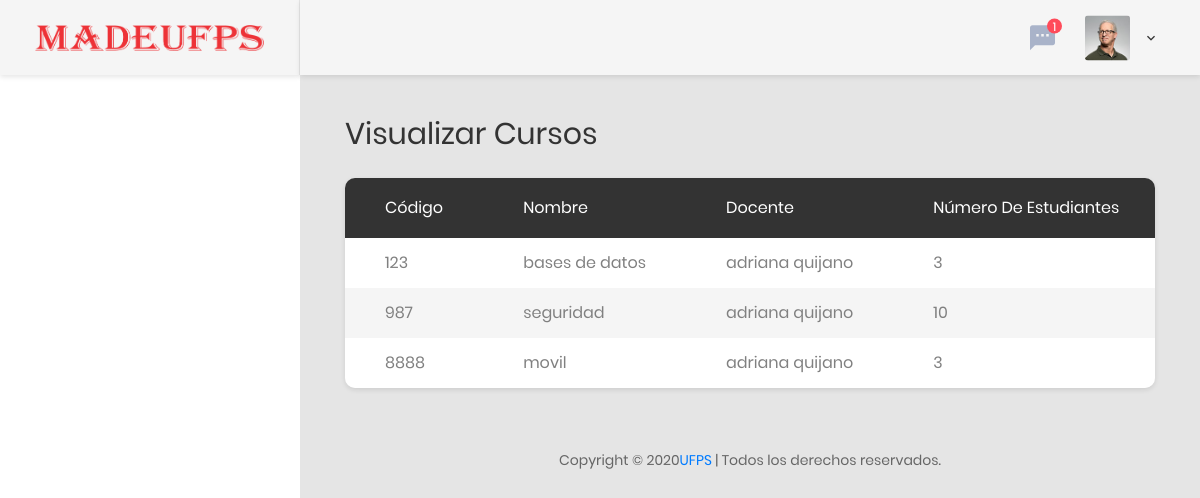
/view/Visualizar-curso.php, run on an earlier commit of the app's database.
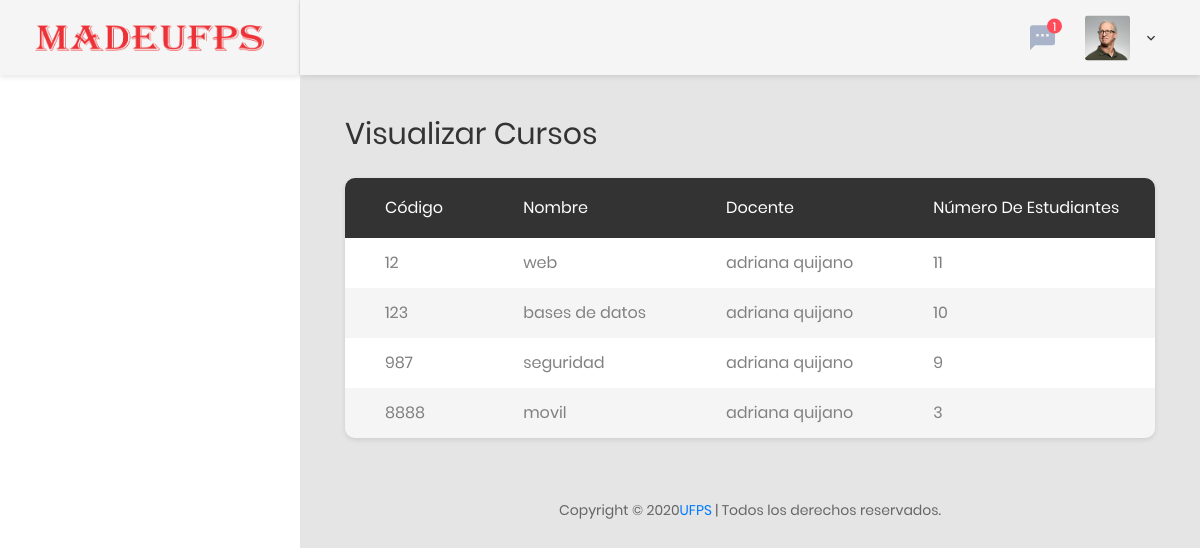
And on a later commit of the database.
### tables this page shows
CREATE TABLE `curso` (
  `id_curso` int(11) NOT NULL,
  `nombre` varchar(50) NOT NULL,
  `docente` int(11) NOT NULL,
  `num_estudiantes` int(11) NOT NULL
);

CREATE TABLE `persona` (
  `documento` int(11) NOT NULL,
  `nombre` varchar(50) NOT NULL,
  `codigo` int(11) NOT NULL,
  `direccion` varchar(50) NOT NULL,
  `telefono` varchar(20) NOT NULL,
  `correo` varchar(50) NOT NULL,
  `rol` int(11) NOT NULL
);

### view/Visualizar-curso.php (the view, shortened to what this page needs)
<!DOCTYPE html>
<html lang="es">
<head>
    <?php require_once 'header.php'; ?>
</head>
<body class="animsition">
    <div class="page-wrapper">
        <?php require_once 'menu.php'; ?>
        <div class="page-container">
            <header class="header-desktop">
                <?php require_once 'nav.php'; ?>
            </header>
            <div class="main-content">
                <div class="section__content section__content--p30">
                    <div class="container-fluid">
                        <div class="row">
                            <div class="col-md-12">
                                <div class="overview-wrap">
                                    <h2 class="title-1">Visualizar cursos</h2>
                                </div>
                            </div>
                        </div>
                        <br>
                        <div class="row">
                            <div class="col-lg-12">
                                <div class="table-responsive table--no-card m-b-40">
                                    <table class="table table-borderless table-striped table-earning">
                                        <thead>
                                            <tr>
                                                <th>C&oacute;digo</th>
                                                <th>Nombre</th>
                                                <th>Docente</th>
                                                <th>N&uacute;mero de estudiantes</th>
                                            </tr>
                                        </thead>
                                        <tbody>
                                            <?php
                                            try {
                                                require_once '../controller/conexion.php';
                                                $sql = "SELECT curso.id_curso, curso.nombre, persona.nombre AS docente, curso.num_estudiantes FROM curso INNER JOIN persona
                                                ON persona.codigo = curso.docente ORDER BY curso.id_curso ASC";
                                                $resultado = $conexion->query($sql);
                                                while ($estudiante = $resultado->fetch_assoc()) { ?>
                                                    <tr>
                                                        <td><?php echo $estudiante['id_curso'] ?></td>
                                                        <td><?php echo $estudiante['nombre'] ?></td>
                                                        <td><?php echo $estudiante['docente'] ?></td>
                                                        <td><?php echo $estudiante['num_estudiantes'] ?></td>
                                                    </tr>
                                            <?php }
                                            } catch (Exception $e) {
                                                $error = $e->getMessage()();
                                            }
                                            ?>
                                        </tbody>
                                    </table>
                                </div>
                            </div>
                        </div>
                        <div class="row">
                            <div class="col-md-12">
                                <div class="copyright">
                                    <p>Copyright &copy; <a href="https://ww2.ufps.edu.co/" target="_blank">UFPS</a> | Todos los derechos reservados.</p>
                                </div>
                            </div>
                        </div>
                    </div>
                </div>
            </div>
        </div>
</body>
</html>

### view/header.php (shortened to what this page needs)
<link href="css/font-face.css" rel="stylesheet" media="all">
<link href="vendor/font-awesome-4.7/css/font-awesome.min.css" rel="stylesheet" media="all">
<link href="vendor/font-awesome-5/css/fontawesome-all.min.css" rel="stylesheet" media="all">
<link href="vendor/mdi-font/css/material-design-iconic-font.min.css" rel="stylesheet" media="all">
<link href="vendor/bootstrap-4.1/bootstrap.min.css" rel="stylesheet" media="all">
<link href="vendor/animsition/animsition.min.css" rel="stylesheet" media="all">
<link href="vendor/bootstrap-progressbar/bootstrap-progressbar-3.3.4.min.css" rel="stylesheet" media="all">
<link href="vendor/wow/animate.css" rel="stylesheet" media="all">
<link href="vendor/css-hamburgers/hamburgers.min.css" rel="stylesheet" media="all">
<link href="vendor/slick/slick.css" rel="stylesheet" media="all">
<link href="vendor/select2/select2.min.css" rel="stylesheet" media="all">
<link href="vendor/perfect-scrollbar/perfect-scrollbar.css" rel="stylesheet" media="all">
<link href="css/theme.css" rel="stylesheet" media="all">
<link href="css/sweetalert2.min.css" rel="stylesheet">

### view/menu.php (shortened to what this page needs)
<aside class="menu-sidebar d-none d-lg-block">
    <div class="logo">
        <a href="#">
            <img src="images/logo.png" alt="Cool Admin" />
        </a>
    </div>
    <div class="menu-sidebar__content js-scrollbar1">
        <nav class="navbar-sidebar">
        </nav>
    </div>
</aside>

### view/nav.php (shortened to what this page needs)
<?php
$nombre = $_SESSION['usuario'];
?>
<div class="section__content section__content--p30">
    <div class="container-fluid">
        <div class="header-wrap">
            <div class="header-button">
                <div class="noti-wrap">
                    <div class="noti__item js-item-menu">
                        <i class="zmdi zmdi-comment-more"></i>
                        <span class="quantity">1</span>
                    </div>
                </div>
                <div class="account-wrap">
                    <div class="account-item clearfix js-item-menu">
                        <div class="image">
                            <img src="images/icon/avatar-01.jpg" alt="John Doe" />
                        </div>
                        <div class="content">
                            <a class="js-acc-btn" href="#"><?php echo $nombre; ?></a>
                        </div>
                    </div>
                </div>
            </div>
        </div>
    </div>
</div>

What changed in the data, as far as the page shows it:
added curso: id_curso "12", nombre "web", persona.nombre "adriana quijano", num_estudiantes "11"
changed curso "bases de datos": num_estudiantes "3" → "10"
changed curso "seguridad": num_estudiantes "10" → "9"
